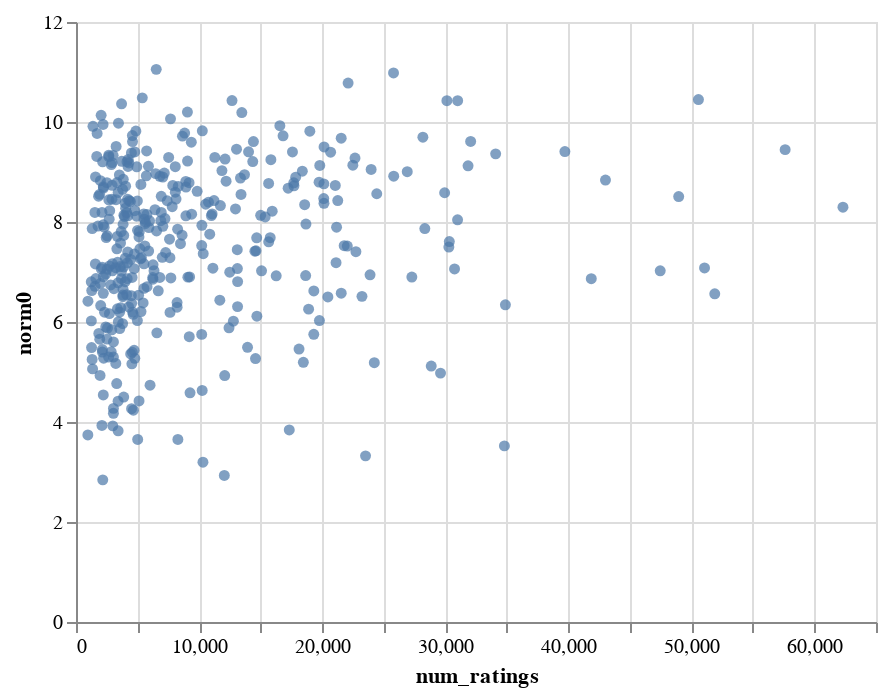

Write notebook code for a chart like this one.
### Code cell
game_embedding_norm(model)

### Figure 1 — Vega-Lite specification as saved in the notebook (floating-point values rounded to 4 significant figures; data arrays with more than 128 entries replaced by an {"elided": "..."} marker saying what was removed)
{"config": {"view": {"continuousWidth": 400, "continuousHeight": 300}}, "hconcat": [{"layer": [{"mark": "circle", "encoding": {"color": {"condition": {"value": "#4c78a8", "selection": "selector023"}, "value": "lightgray"}, "x": {"field": "num_ratings", "type": "quantitative"}, "y": {"field": "norm0", "type": "quantitative"}}, "selection": {"selector024": {"type": "single", "encodings": ["x", "y"], "on": "mouseover", "nearest": true, "empty": "none"}, "selector023": {"type": "interval"}}}, {"mark": {"type": "text", "align": "center", "dx": 5, "dy": -5}, "encoding": {"text": {"condition": {"field": "title", "type": "nominal", "selection": "selector024"}, "value": ""}, "x": {"field": "num_ratings", "type": "quantitative"}, "y": {"field": "norm0", "type": "quantitative"}}}]}], "data": {"name": "data-242b911c29b0b5e673fd1a23c03847f7"}, "$schema": "https://vega.github.io/schema/vega-lite/v4.17.0.json", "datasets": {"data-242b911c29b0b5e673fd1a23c03847f7": {"elided": "373 records"}}}
